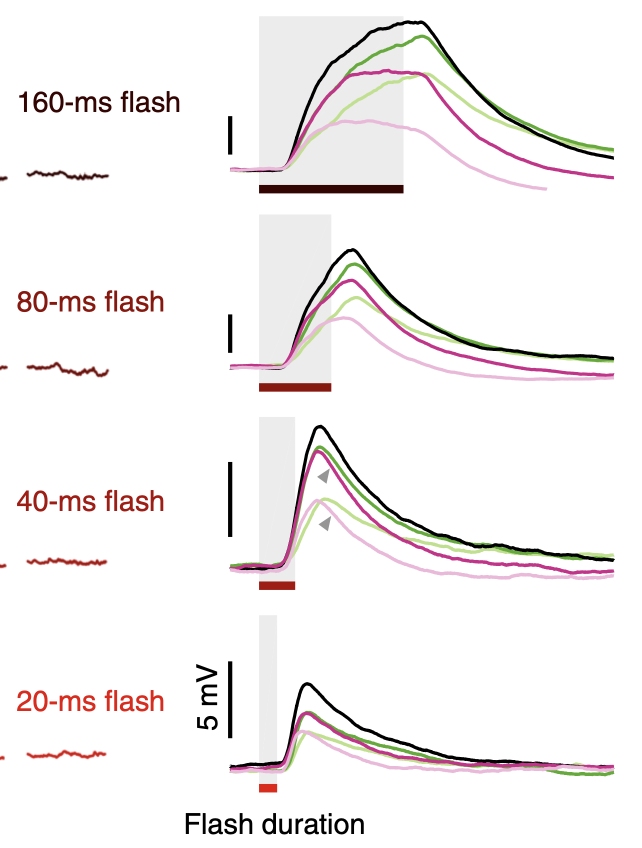
#> input picture figure_digitization/gruntman18/2b.png, 1284 x 1696 px (shown at 1/2 size)
$ python 2b.py
#> lines starting #> are read from the running program, lines starting #| are printed output that depends on the picture; after the words box and inside, x2 and y2 are one past the last pixel; in counts of white or black regions, pixels touching at a corner belong together
#| loaded 2b.png  1284x1696
"""Digitize Gruntman et al. 2018 Fig. 2B Vm traces from 2b.png.

Fig. 2B shows mean T4 responses at five RF positions (−2 … +2)
for four flash durations (160, 80, 40, 20 ms), aligned to stimulus onset
(gray/red bars). Values are approximate raster digitization, not raw data.

Method
------
1. Skip left single-trial noise (mean traces begin near x ≈ 500).
2. Track the core raster colour of each trace. Short crossings and occlusions
   are repaired below with Fig. 2B-specific manual patches.
3. Time: 160-ms gray bar = 289 px, onset x = 518. Voltage uses the separately
   measured 5-mV scale bar in each row.
4. Per trace, rest_y = median y before onset; subtract median pre-stimulus Vm
   (t < −2 ms) so baseline is flat at 0.

Run:  ../.venv/bin/python 2b.py
"""

from __future__ import annotations

from pathlib import Path

import matplotlib

matplotlib.use("Agg")
import matplotlib.pyplot as plt
import numpy as np
import pandas as pd
from PIL import Image
from scipy.ndimage import median_filter

HERE = Path(__file__).resolve().parent
DEFAULT_IMAGE = HERE / "2b.png"
FIGURE = "2b"
OUT_STEM = HERE / f"{FIGURE}_digitized"

TRACE_X0, TRACE_X1 = 500, 1230
STIM_ONSET_X = 518
PX_PER_MS = 289.0 / 160.0
PX_PER_MV = {
    160: 75.0 / 5.0,
    80: 75.0 / 5.0,
    40: 149.0 / 5.0,
    20: 152.0 / 5.0,
}
MAX_DY_PX = 28
MAX_DY_TIERS = (MAX_DY_PX, 56, 96, 160)
PRE_STIM_MS = -2.0

CORE_RGB = {
    "dark_green": np.array((103, 169, 63), dtype=float),
    "light_green": np.array((193, 223, 144), dtype=float),
    "dark_pink": np.array((191, 53, 136), dtype=float),
    "light_pink": np.array((232, 185, 216), dtype=float),
}
CORE_MAX_DISTANCE = 22.0

# Hand patches are deliberately specific to this one published raster. They
# bridge short occlusions without trying to make a general-purpose digitizer.
MANUAL_LINEAR_PATCH_X = {
    (160, "dark_green"): ((575, 680),),
    (160, "light_green"): ((834, 848), (1084, 1110)),
    (80, "dark_green"): ((558, 650), (992, 1075)),
    (80, "light_green"): ((766, 781), (935, 995)),
    (40, "black"): ((565, 576),),
    (40, "dark_green"): ((555, 625), (975, 995)),
    (40, "light_green"): ((787, 807),),
    (20, "dark_green"): ((558, 615),),
}

MANUAL_PIXEL_ANCHORS = {
    (20, "light_green"): (
        (1088, 249.0),
        (1138, 249.0),
        (1145, 243.0),
        (1152, 241.5),
        (1160, 242.5),
        (1168, 247.0),
    ),
}

MANUAL_TRACE_END_X = {
    (160, "light_pink"): 1094,
    (20, "light_green"): 1168,
}

PANELS = [
    (160, 40, 400),
    (80, 410, 840),
    (40, 850, 1275),
    (20, 1285, 1660),
]

TRACES = [
    "black",
    "dark_green",
    "light_green",
    "dark_pink",
    "light_pink",
]

# Output position index keyed by extracted trace colour.
POSITION_IDX = {
    "black": 0,
    "dark_green": -1,
    "light_green": -2,
    "dark_pink": 1,
    "light_pink": 2,
}

def black_mask(rgb: np.ndarray) -> np.ndarray:
    mx = rgb.max(2)
    mn = rgb.min(2)
    return (mx < 90) & ((mx - mn) < 40)


def green_mask(rgb: np.ndarray, *, dark: bool) -> np.ndarray:
    color = "dark_green" if dark else "light_green"
    delta = rgb.astype(float) - CORE_RGB[color]
    return np.sqrt(np.sum(delta * delta, axis=2)) <= CORE_MAX_DISTANCE


def pink_mask(rgb: np.ndarray, *, dark: bool) -> np.ndarray:
    color = "dark_pink" if dark else "light_pink"
    delta = rgb.astype(float) - CORE_RGB[color]
    return np.sqrt(np.sum(delta * delta, axis=2)) <= CORE_MAX_DISTANCE


def line_mask(rgb: np.ndarray, color: str) -> np.ndarray:
    if color == "black":
        return black_mask(rgb)
    if color == "dark_green":
        return green_mask(rgb, dark=True)
    if color == "light_green":
        return green_mask(rgb, dark=False)
    if color == "dark_pink":
        return pink_mask(rgb, dark=True)
    return pink_mask(rgb, dark=False)


def _pick_y(rows: np.ndarray, prev: float | None, color: str) -> float | None:
    del color
    if len(rows) == 0:
        return None
    # Track the centre of the printed ink run. Tracking its nearest edge clamps
    # rounded peaks because the rising and falling thick strokes overlap in y.
    runs = np.split(rows, np.where(np.diff(rows) > 1)[0] + 1)
    centers = np.asarray([np.median(run) for run in runs], dtype=float)
    if prev is None:
        target = float(np.median(rows))
        return float(centers[np.argmin(np.abs(centers - target))])
    for max_dy in MAX_DY_TIERS:
        near = centers[np.abs(centers - prev) <= max_dy]
        if len(near) == 0:
            continue
        idx = int(np.argmin(np.abs(near - prev)))
        return float(near[idx])
    return None


def _seed_x(mask: np.ndarray) -> int | None:
    hits = [x for x in range(TRACE_X0, TRACE_X1) if mask[:, x].any()]
    if not hits:
        return None
    return min(hits, key=lambda x: abs(x - STIM_ONSET_X))


def _walk(mask: np.ndarray, seed_x: int, seed_y: float, color: str) -> tuple[list[float], list[float]]:
    xs: list[float] = []
    ys: list[float] = []

    prev = seed_y
    for x in range(seed_x - 1, TRACE_X0 - 1, -1):
        y = _pick_y(np.where(mask[:, x])[0], prev, color)
        if y is None:
            break
        xs.append(float(x))
        ys.append(y)
        prev = y

    prev = seed_y
    right_xs = [float(seed_x)]
    right_ys = [seed_y]
    for x in range(seed_x + 1, TRACE_X1):
        y = _pick_y(np.where(mask[:, x])[0], prev, color)
        if y is None:
            continue
        right_xs.append(float(x))
        right_ys.append(y)
        prev = y

    return xs[::-1] + right_xs, ys[::-1] + right_ys


def _repair_trace_pixels(
    full_x: np.ndarray,
    full_y: np.ndarray,
    flash_ms: int,
    color: str,
) -> tuple[np.ndarray, np.ndarray]:
    for x0, x1 in MANUAL_LINEAR_PATCH_X.get((flash_ms, color), ()):
        left = int(np.searchsorted(full_x, x0, side="left")) - 1
        right = int(np.searchsorted(full_x, x1, side="right"))
        if left < 0 or right >= len(full_x):
            continue
        patch = slice(left + 1, right)
        full_y[patch] = np.interp(
            full_x[patch],
            (full_x[left], full_x[right]),
            (full_y[left], full_y[right]),
        )

    anchors = MANUAL_PIXEL_ANCHORS.get((flash_ms, color))
    if anchors:
        anchor_x = np.asarray([anchor[0] for anchor in anchors], dtype=float)
        anchor_y = np.asarray([anchor[1] for anchor in anchors], dtype=float)
        use = (full_x >= anchor_x[0]) & (full_x <= anchor_x[-1])
        full_y[use] = np.interp(full_x[use], anchor_x, anchor_y)

    end_x = MANUAL_TRACE_END_X.get((flash_ms, color))
    if end_x is not None:
        keep = full_x <= end_x
        full_x = full_x[keep]
        full_y = full_y[keep]
    return full_x, full_y


def _to_vm(
    full_x: np.ndarray,
    full_y: np.ndarray,
    flash_ms: int,
) -> tuple[np.ndarray, np.ndarray]:
    pre_mask = full_x < STIM_ONSET_X
    rest_y = float(np.median(full_y[pre_mask])) if int(pre_mask.sum()) >= 3 else float(full_y[0])

    if full_x[0] > TRACE_X0:
        pad_x = np.arange(TRACE_X0, full_x[0], dtype=float)
        pad_y = np.full(len(pad_x), rest_y, dtype=float)
        full_x = np.concatenate([pad_x, full_x])
        full_y = np.concatenate([pad_y, full_y])

    time_ms = (full_x - STIM_ONSET_X) / PX_PER_MS
    vm_mv = (rest_y - full_y) / PX_PER_MV[flash_ms]
    pre_vm = vm_mv[time_ms < PRE_STIM_MS]
    if len(pre_vm) >= 3:
        vm_mv = vm_mv - float(np.median(pre_vm))
    return time_ms, vm_mv


def extract_trace(
    panel: np.ndarray,
    color: str,
    flash_ms: int,
) -> tuple[np.ndarray, np.ndarray] | tuple[None, None]:
    mask = line_mask(panel, color)
    seed_x = _seed_x(mask)
    if seed_x is None:
        return None, None
    seed_y = _pick_y(np.where(mask[:, seed_x])[0], None, color)
    if seed_y is None:
        return None, None
    xs, ys = _walk(mask, seed_x, seed_y, color)
    if len(xs) < 40:
        return None, None

    xs_a = np.asarray(xs, dtype=float)
    ys_a = median_filter(np.asarray(ys, dtype=float), size=5)
    full_x = np.arange(int(xs_a.min()), int(xs_a.max()) + 1, dtype=float)
    full_y = np.interp(full_x, xs_a, ys_a)
    full_x, full_y = _repair_trace_pixels(full_x, full_y, flash_ms, color)
    return _to_vm(full_x, full_y, flash_ms)


def digitize(img: np.ndarray) -> pd.DataFrame:
    rows: list[dict] = []
    for flash_ms, y0, y1 in PANELS:
        panel = img[y0:y1]
        for color in TRACES:
            position_idx = POSITION_IDX[color]
            time_ms, vm_mv = extract_trace(panel, color, flash_ms)
            if time_ms is None:
                print(f"  !! no trace for {flash_ms} ms / {color}")
                continue
            trace_id = f"{flash_ms}ms_pos{position_idx:+d}"
            pre = vm_mv[time_ms < PRE_STIM_MS]
            pre_std = float(np.std(pre)) if len(pre) >= 3 else float("nan")
            for ti, vi in zip(time_ms, vm_mv):
                rows.append(
                    dict(
                        trace_id=trace_id,
                        flash_duration_ms=int(flash_ms),
                        position_idx=int(position_idx),
                        color=color,
                        time_ms=float(ti),
                        vm_mv=float(vi),
                    )
                )
            print(
                f"  {flash_ms:3d} ms pos{position_idx:+d} n={len(time_ms):4d} "
                f"t=[{time_ms[0]:.0f},{time_ms[-1]:.0f}] ms "
                f"pre_std={pre_std:4.2f} mV peak={vm_mv.max():5.1f} mV "
                f"end={vm_mv[-1]:5.1f} mV"
            )
#> this loop made 4 passes
#> pass 1, in digitize, `panel = img[y0:y1]`:
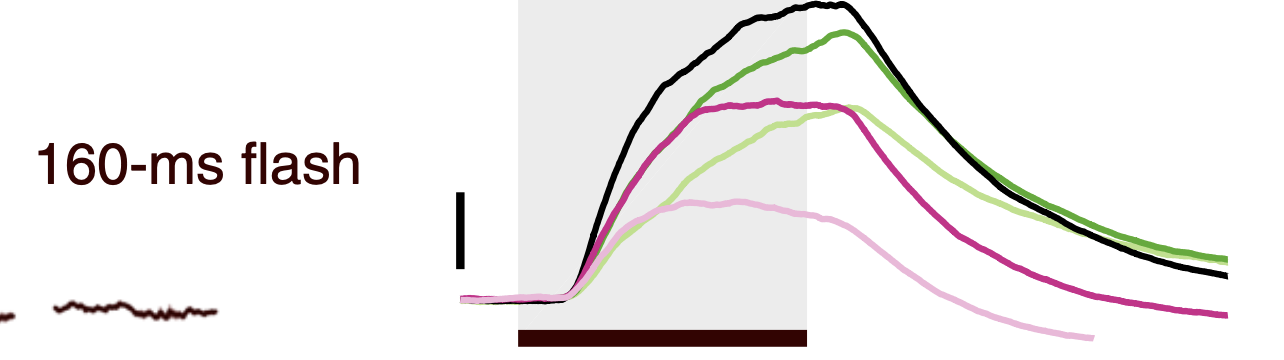
#> panel: shape (360, 1284, 3); mean R, G, B 240.4, 238, 237.7
#> pass 1, in black_mask, `mx = rgb.max(2)`:
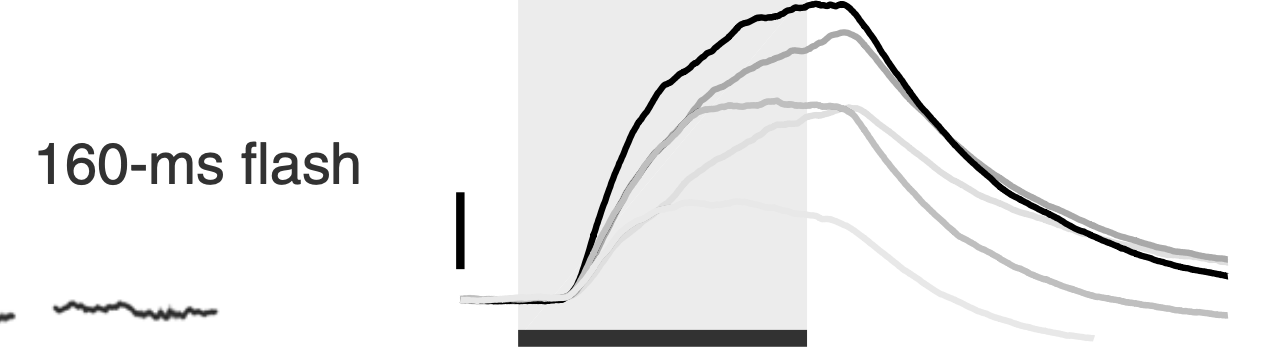
#> mx: shape (360, 1284); min 0, max 255, mean 241.1
#> pass 1, in black_mask, `mn = rgb.min(2)`:
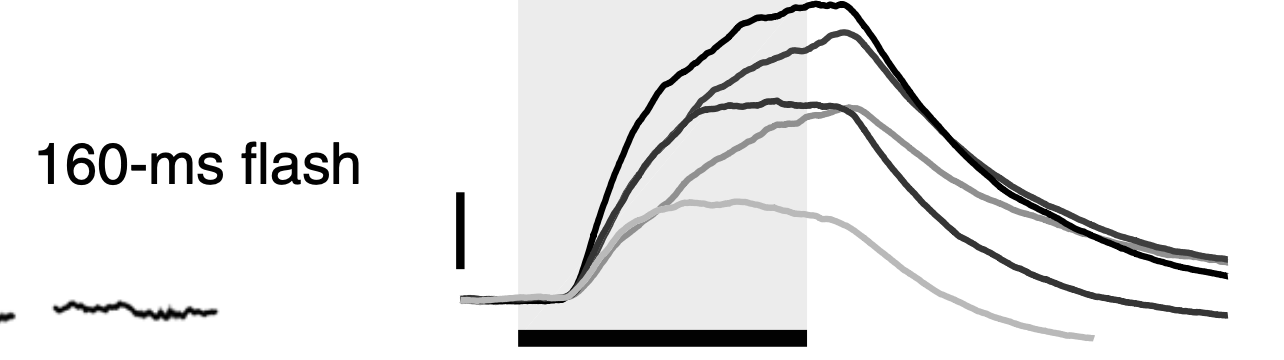
#> mn: shape (360, 1284); min 0, max 255, mean 236.5
#> pass 1, in extract_trace, `mask = line_mask(panel, color)`:
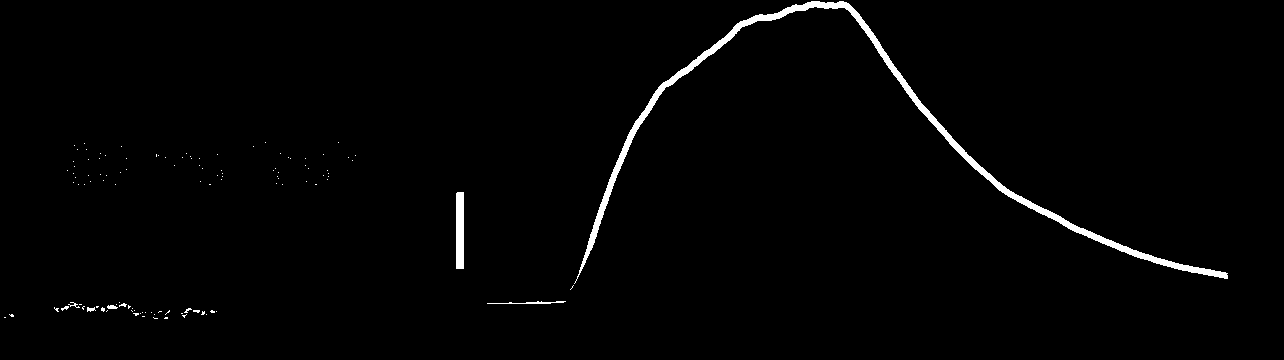
#> mask: shape (360, 1284) bool; 1.4% white; 114 white regions (107 under 20 px), largest, box (x1, y1, x2, y2) and area: (574, 1, 1228, 284) 5525, (456, 192, 464, 269) 615, (487, 301, 566, 304) 118
#> after the loop:
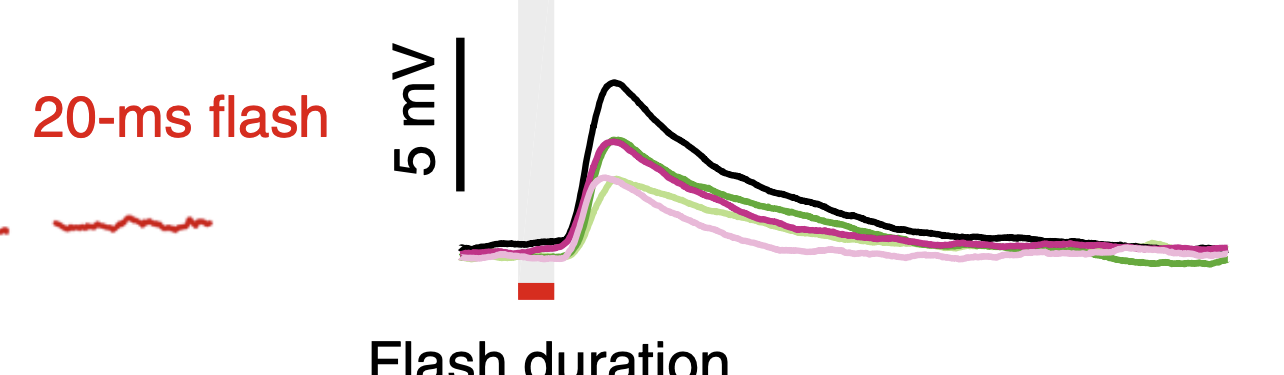
#> panel: shape (375, 1284, 3); mean R, G, B 245.6, 242.1, 242.1
    return pd.DataFrame(rows)


def plot_check(df: pd.DataFrame, path: Path) -> None:
    colors = {
        "black": "#111111",
        "dark_green": "#2d6b1f",
        "light_green": "#b8e06a",
        "dark_pink": "#b03078",
        "light_pink": "#e8b0d0",
    }
    fig, axes = plt.subplots(4, 1, figsize=(8, 10), sharex=True)
    for ax, flash_ms in zip(axes, [160, 80, 40, 20]):
        for position_idx in [-2, -1, 0, 1, 2]:
            trace_id = f"{flash_ms}ms_pos{position_idx:+d}"
            sub = df[df.trace_id == trace_id].sort_values("time_ms")
            if sub.empty:
                continue
            ax.plot(
                sub.time_ms,
                sub.vm_mv,
                color=colors[sub.color.iloc[0]],
                lw=1.2,
                label=f"{position_idx:+d}",
            )
        ax.axvspan(0, flash_ms, color="0.75", alpha=0.12, zorder=0)
        ax.axvline(0, color="0.55", lw=0.8)
        ax.axvline(flash_ms, color="0.55", lw=0.8, ls="--")
        ax.annotate(
            "flash start\n0 ms",
            xy=(0, 0.02),
            xycoords=("data", "axes fraction"),
            xytext=(3, 2),
            textcoords="offset points",
            ha="left",
            va="bottom",
            fontsize=7,
            color="0.30",
        )
        ax.annotate(
            f"flash end\n{flash_ms} ms",
            xy=(flash_ms, 0.14),
            xycoords=("data", "axes fraction"),
            xytext=(3, 2),
            textcoords="offset points",
            ha="left",
            va="bottom",
            fontsize=7,
            color="0.30",
            bbox=dict(facecolor="white", edgecolor="none", alpha=0.70, pad=0.5),
        )
        ax.axhline(0, color="0.75", lw=0.5)
        ax.set_ylabel(f"{flash_ms} ms")
    axes[-1].set_xlabel("time (ms)")
    axes[0].legend(fontsize=7, ncol=5, loc="upper right")
    fig.suptitle("Gruntman 2018 Fig. 2B (digitized Vm)", y=0.995)
    fig.tight_layout()
    fig.savefig(path, dpi=140)
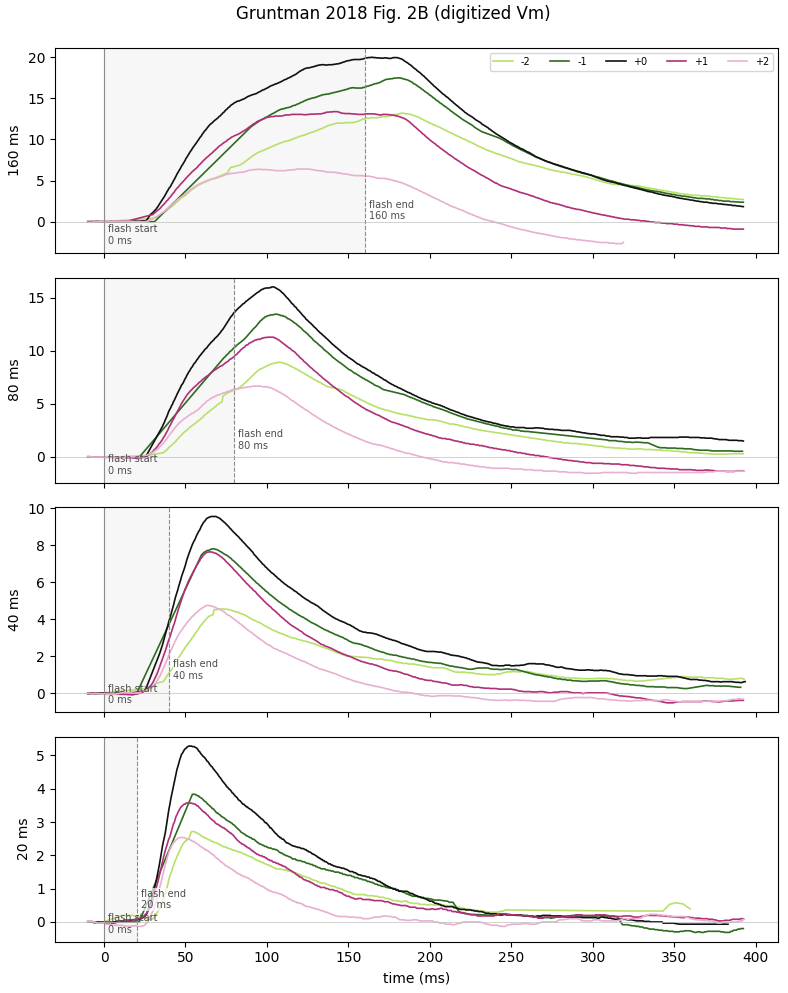
#> figure drawn by matplotlib, 4 panels; panel 4: curve peaks at x = 53.7, y = 2.71; panel 4: curve peaks at x = 54.26, y = 3.83; panel 4: curve peaks at x = 52.04, y = 5.28
    plt.close(fig)


def main() -> int:
    img = np.array(Image.open(DEFAULT_IMAGE).convert("RGB"))
    print(f"loaded {DEFAULT_IMAGE.name}  {img.shape[1]}x{img.shape[0]}")
    df = digitize(img)
    csv_path = OUT_STEM.with_suffix(".csv")
    png_path = OUT_STEM.with_suffix(".png")
    df.to_csv(csv_path, index=False)
    plot_check(df, png_path)
    n_trace = df.trace_id.nunique() if not df.empty else 0
    print(f"wrote {csv_path}  ({len(df)} rows, {n_trace} traces)")
#| wrote figure_digitization/gruntman18/2b_digitized.csv  (14352 rows, 20 traces)
    print(f"wrote {png_path}")
    return 0 if n_trace >= 20 else 1


if __name__ == "__main__":
    raise SystemExit(main())
#> (the program exits here)
